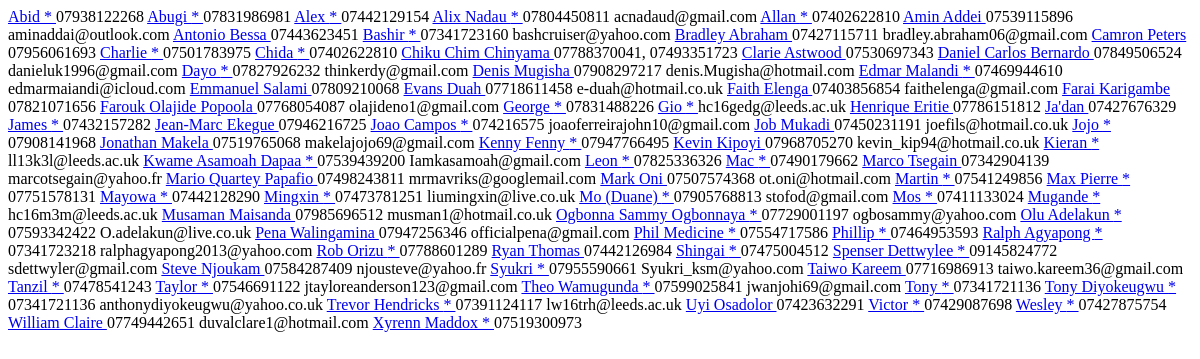
/member/_gender/Male (signed in), run on an earlier commit of the app's database.
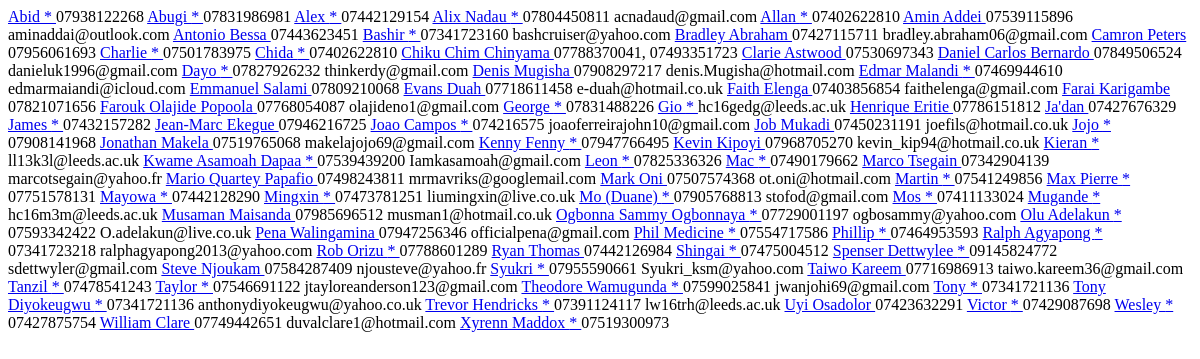
And on a later commit of the database.
### member/models.py (models this page shows)
class Member(models.Model):
	name = models.CharField(max_length=50, unique=True)
	gender = models.ForeignKey('Gender', on_delete=models.CASCADE, related_name="sex")
	mobile_no = models.CharField(max_length=50, blank=True, null=True, unique=False, verbose_name="Mobile number")
	email = models.EmailField(max_length=50, blank=True, null=True, verbose_name="Email Address")
	date_of_birth = models.DateField(blank=True, null=True)
	address = models.TextField(max_length=200, blank=True, null=True)
	post_code = models.CharField(max_length=10, blank=True, null=True)
	academic_institution = models.ForeignKey('AcademicInstitution', on_delete=models.CASCADE, related_name="academic_institution", null=True, blank=True)
	course = models.CharField(max_length=100, blank=True)
	first_attended = models.DateField(blank=True, null=True)
	attendance_status = models.ForeignKey('Attendance', on_delete=models.CASCADE, related_name="attendance_status")
	last_visited = models.DateField(null=True, blank=True)
	extra_info = models.TextField(max_length=2000, blank=True)
	last_modified = models.DateTimeField(auto_now=True)
	def __str__(self):
		return self.name
	class Meta:
		ordering = ["name"]

### member/views.py (the view)
@login_required
def _list_members_by_gender(request, gender):
	pattern = re.compile(r"^([\w]+)$")
	if pattern.match(gender) and gender != "ALL":
		gender = Gender.objects.get(gender__iexact = gender).gender
		members = Member.objects.filter(gender__gender__iexact = gender)
	else:
		members = Member.objects.all()
	context = {
		'members': members
	}
	return render (request, '_partial/member_data.html', context)

### member/models.py (called while the page is built)
	def __str__(self):
		return self.status

### member/templates/_partial/member_data.html
{% for member in members %}
<tr>
	<td><a href="{% url 'member:member_info' member %}" title="{{ member.attendance_status }}">
	{% if member.attendance_status.status.lower == 'regular new member' or member.attendance_status.status.lower == 'regular old member' or member.attendance_status.status.lower == 'established' %}
	<span class="w3-text-green">
		{{ member.name }}
	</span>
	{% elif member.attendance_status.status.lower == 'rare new member' or member.attendance_status.status.lower == 'rare old member' %}
	<span class="w3-text-red">
		{{ member.name }}
	</span>
	{% elif member.attendance_status.status.lower == 'outreach' or member.attendance_status.status.lower == 'evangelism' %}
	<span class="w3-text-orange">
		{{ member.name }} *
	</span>
	{% elif member.attendance_status.status.lower == 'first timer' %}
		{{ member.name }} *
	{% else %}
	<span class="w3-text-grey">
		{{ member.name }}
	</span>
	{% endif %}
	</a></td>
	<td>{{ member.mobile_no }}</td>
	<td>{{ member.email }}</td>
</tr>
{% endfor %}

What changed in the data, as far as the page shows it:
changed Member "jwanjohi69@gmail.com": name "Theo Wamugunda" → "Theodore Wamugunda"
changed Member "duvalclare1@hotmail.com": name "William Claire" → "William Clare"
